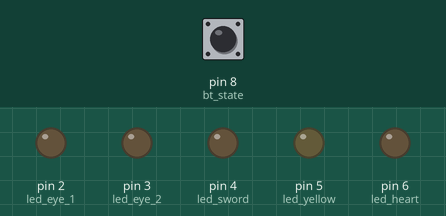
Simulated run of this sketch. Board: Arduino Uno, built with avr-gcc and run on an emulated ATmega328P. Shown: output pins drawn as LEDs (lit = HIGH). Inputs (shaded band) come from the test bench; at power-on: pin 8 (bt_state) HIGH.

Above: at 0.15 s.
At 0.75 s:
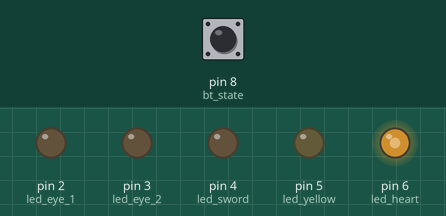
At 37.4 s:
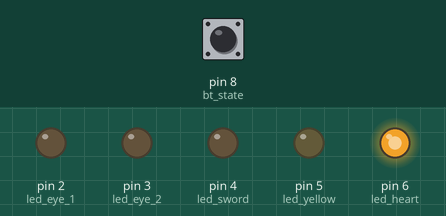
Timing chart, 0 to 40.0 s (numbered marks = the images above):
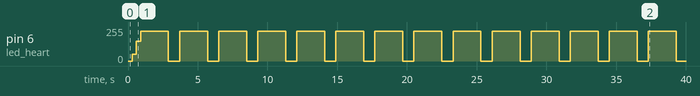

The sketch:

statue.ino
```cpp
const int bt_state = 8;
const int bt_reset = 9;

const int led_sword = 4;
const int led_eye_1 = 2;
const int led_eye_2 = 3;
const int led_yellow = 5;
const int led_heart = 6;

int state = 0;
int heart = 0;

void setup() {
  pinMode(bt_state, INPUT_PULLUP);
  pinMode(bt_reset, INPUT_PULLUP);

  pinMode(led_sword, OUTPUT);
  pinMode(led_eye_1, OUTPUT);
  pinMode(led_eye_2, OUTPUT);
  pinMode(led_yellow, OUTPUT);
  pinMode(led_heart, OUTPUT);


}

void loop() {
  if (digitalRead(bt_state) == HIGH) {
    if(state == 0){
      state = 1;
    }
    else if (state == 1){
      state = 2;
    }else if (state == 2){
      state = 3;
    }
    delay(300);
  }
  if (state == 0){
    digitalWrite(led_sword, HIGH);
    digitalWrite(led_eye_1, HIGH);
    digitalWrite(led_eye_2, HIGH);
    digitalWrite(led_yellow, HIGH);
    digitalWrite(led_heart, LOW);
  }else if(state == 1){
      digitalWrite(led_sword, LOW);
      analogWrite(led_heart, 50);
  }else if (state == 2){
      digitalWrite(led_eye_1, LOW);
      digitalWrite(led_eye_2, LOW);
      analogWrite(led_heart, 150);
  }else if (state == 3){
      digitalWrite(led_yellow, LOW);
      analogWrite(led_heart, 225);
      delay(2000);
      analogWrite(led_heart, 0);
      delay(500);
  }
}
```

Measured:
- by itself, pin 6 (led_heart): 0/255 → 50/255 at 0.30 s, → 150/255 0.30 s later, → 225/255 0.30 s later, → 0/255 2.0 s later, … (30 changes in this stretch)
